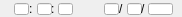
   <widget class="caFrame" name="caFrame_10">
    <property name="geometry">
     <rect>
      <x>396</x>
      <y>392</y>
      <width>182</width>
      <height>17</height>
     </rect>
    </property>
    <widget class="caGraphics" name="caRectangle_200">
     <property name="geometry">
      <rect>
       <x>0</x>
       <y>0</y>
       <width>90</width>
       <height>15</height>
      </rect>
     </property>
     <property name="foreground">
      <color>
       <red>130</red>
       <green>4</green>
       <blue>0</blue>
      </color>
     </property>
     <property name="linestyle" stdset="0">
      <enum>caGraphics::Solid</enum>
     </property>
     <property name="lineColor">
      <color>
       <red>130</red>
       <green>4</green>
       <blue>0</blue>
      </color>
     </property>
     <property name="form">
      <enum>caGraphics::Rectangle</enum>
     </property>
     <property name="background" stdset="0">
      <color alpha="0">
       <red>130</red>
       <green>4</green>
       <blue>0</blue>
      </color>
     </property>
    </widget>
    <widget class="caLineEdit" name="caLineEdit_64">
     <property name="geometry">
      <rect>
       <x>14</x>
       <y>3</y>
       <width>15</width>
       <height>12</height>
      </rect>
     </property>
     <property name="alignment">
      <set>Qt::AlignAbsolute|Qt::AlignLeading|Qt::AlignLeft|Qt::AlignVCenter</set>
     </property>
     <property name="channel" stdset="0">
      <string>$(P)BLEPS:FAULT_HOUR_09</string>
     </property>
     <property name="foreground">
      <color>
       <red>52</red>
       <green>51</green>
       <blue>134</blue>
      </color>
     </property>
     <property name="background">
      <color>
       <red>235</red>
       <green>241</green>
       <blue>181</blue>
      </color>
     </property>
     <property name="colorMode">
      <enum>caLineEdit::Static</enum>
     </property>
     <property name="precisionMode">
      <enum>caLineEdit::Channel</enum>
     </property>
     <property name="limitsMode">
      <enum>caLineEdit::Channel</enum>
     </property>
     <property name="maxValue">
      <double>1.000000000000000</double>
     </property>
     <property name="minValue">
      <double>0.000000000000000</double>
     </property>
     <property name="fontScaleMode" stdset="0">
      <enum>caLineEdit::WidthAndHeight</enum>
     </property>
     <property name="formatType">
      <enum>caLineEdit::decimal</enum>
     </property>
    </widget>
    <widget class="caLabel" name="caLabel_123">
     <property name="geometry">
      <rect>
       <x>29</x>
       <y>3</y>
       <width>8</width>
       <height>12</height>
      </rect>
     </property>
     <property name="text">
      <string>:</string>
     </property>
     <property name="alignment">
      <set>Qt::AlignAbsolute|Qt::AlignLeading|Qt::AlignLeft|Qt::AlignVCenter</set>
     </property>
     <property name="fontScaleMode">
      <enum>ESimpleLabel::WidthAndHeight</enum>
     </property>
     <property name="foreground">
      <color>
       <red>52</red>
       <green>51</green>
       <blue>134</blue>
      </color>
     </property>
     <property name="background">
      <color alpha="0">
       <red>52</red>
       <green>51</green>
       <blue>134</blue>
      </color>
     </property>
     <property name="frameShape">
      <enum>QFrame::NoFrame</enum>
     </property>
    </widget>
    <widget class="caLineEdit" name="caLineEdit_65">
     <property name="geometry">
      <rect>
       <x>37</x>
       <y>3</y>
       <width>15</width>
       <height>12</height>
      </rect>
     </property>
     <property name="alignment">
      <set>Qt::AlignAbsolute|Qt::AlignLeading|Qt::AlignLeft|Qt::AlignVCenter</set>
     </property>
     <property name="channel" stdset="0">
      <string>$(P)BLEPS:FAULT_MINUTE_09</string>
     </property>
     <property name="foreground">
      <color>
       <red>52</red>
       <green>51</green>
       <blue>134</blue>
      </color>
     </property>
     <property name="background">
      <color>
       <red>235</red>
       <green>241</green>
       <blue>181</blue>
      </color>
     </property>
     <property name="colorMode">
      <enum>caLineEdit::Static</enum>
     </property>
     <property name="precisionMode">
      <enum>caLineEdit::Channel</enum>
     </property>
     <property name="limitsMode">
      <enum>caLineEdit::Channel</enum>
     </property>
     <property name="maxValue">
      <double>1.000000000000000</double>
     </property>
     <property name="minValue">
      <double>0.000000000000000</double>
     </property>
     <property name="fontScaleMode" stdset="0">
      <enum>caLineEdit::WidthAndHeight</enum>
     </property>
     <property name="formatType">
      <enum>caLineEdit::decimal</enum>
     </property>
    </widget>
    <widget class="caLabel" name="caLabel_124">
     <property name="geometry">
      <rect>
       <x>51</x>
       <y>3</y>
       <width>8</width>
       <height>12</height>
      </rect>
     </property>
     <property name="text">
      <string>:</string>
     </property>
     <property name="alignment">
      <set>Qt::AlignAbsolute|Qt::AlignLeading|Qt::AlignLeft|Qt::AlignVCenter</set>
     </property>
     <property name="fontScaleMode">
      <enum>ESimpleLabel::WidthAndHeight</enum>
     </property>
     <property name="foreground">
      <color>
       <red>52</red>
       <green>51</green>
       <blue>134</blue>
      </color>
     </property>
     <property name="background">
      <color alpha="0">
       <red>52</red>
       <green>51</green>
       <blue>134</blue>
      </color>
     </property>
     <property name="frameShape">
      <enum>QFrame::NoFrame</enum>
     </property>
    </widget>
    <widget class="caLineEdit" name="caLineEdit_66">
     <property name="geometry">
      <rect>
       <x>58</x>
       <y>3</y>
       <width>15</width>
       <height>12</height>
      </rect>
     </property>
     <property name="alignment">
      <set>Qt::AlignAbsolute|Qt::AlignLeading|Qt::AlignLeft|Qt::AlignVCenter</set>
     </property>
     <property name="channel" stdset="0">
      <string>$(P)BLEPS:FAULT_SECOND_09</string>
     </property>
     <property name="foreground">
      <color>
       <red>52</red>
       <green>51</green>
       <blue>134</blue>
      </color>
     </property>
     <property name="background">
      <color>
       <red>235</red>
       <green>241</green>
       <blue>181</blue>
      </color>
     </property>
     <property name="colorMode">
      <enum>caLineEdit::Static</enum>
     </property>
     <property name="precisionMode">
      <enum>caLineEdit::Channel</enum>
     </property>
     <property name="limitsMode">
      <enum>caLineEdit::Channel</enum>
     </property>
     <property name="maxValue">
      <double>1.000000000000000</double>
     </property>
     <property name="minValue">
      <double>0.000000000000000</double>
     </property>
     <property name="fontScaleMode" stdset="0">
      <enum>caLineEdit::WidthAndHeight</enum>
     </property>
     <property name="formatType">
      <enum>caLineEdit::decimal</enum>
     </property>
    </widget>
    <widget class="caGraphics" name="caRectangle_201">
     <property name="geometry">
      <rect>
       <x>90</x>
       <y>0</y>
       <width>90</width>
       <height>15</height>
      </rect>
     </property>
     <property name="foreground">
      <color>
       <red>130</red>
       <green>4</green>
       <blue>0</blue>
      </color>
     </property>
     <property name="linestyle" stdset="0">
      <enum>caGraphics::Solid</enum>
     </property>
     <property name="lineColor">
      <color>
       <red>130</red>
       <green>4</green>
       <blue>0</blue>
      </color>
     </property>
     <property name="form">
      <enum>caGraphics::Rectangle</enum>
     </property>
     <property name="background" stdset="0">
      <color alpha="0">
       <red>130</red>
       <green>4</green>
       <blue>0</blue>
      </color>
     </property>
    </widget>
    <widget class="caLineEdit" name="caLineEdit_67">
     <property name="geometry">
      <rect>
       <x>104</x>
       <y>3</y>
       <width>15</width>
       <height>12</height>
      </rect>
     </property>
     <property name="alignment">
      <set>Qt::AlignAbsolute|Qt::AlignLeading|Qt::AlignLeft|Qt::AlignVCenter</set>
     </property>
     <property name="channel" stdset="0">
      <string>$(P)BLEPS:FAULT_MONTH_09</string>
     </property>
     <property name="foreground">
      <color>
       <red>52</red>
       <green>51</green>
       <blue>134</blue>
      </color>
     </property>
     <property name="background">
      <color>
       <red>235</red>
       <green>241</green>
       <blue>181</blue>
      </color>
     </property>
     <property name="colorMode">
      <enum>caLineEdit::Static</enum>
     </property>
     <property name="precisionMode">
      <enum>caLineEdit::Channel</enum>
     </property>
     <property name="limitsMode">
      <enum>caLineEdit::Channel</enum>
     </property>
     <property name="maxValue">
      <double>1.000000000000000</double>
     </property>
     <property name="minValue">
      <double>0.000000000000000</double>
     </property>
     <property name="fontScaleMode" stdset="0">
      <enum>caLineEdit::WidthAndHeight</enum>
     </property>
     <property name="formatType">
      <enum>caLineEdit::decimal</enum>
     </property>
    </widget>
    <widget class="caLabel" name="caLabel_125">
     <property name="geometry">
      <rect>
       <x>119</x>
       <y>3</y>
       <width>8</width>
       <height>12</height>
      </rect>
     </property>
     <property name="text">
      <string>/</string>
     </property>
     <property name="alignment">
      <set>Qt::AlignAbsolute|Qt::AlignLeading|Qt::AlignLeft|Qt::AlignVCenter</set>
     </property>
     <property name="fontScaleMode">
      <enum>ESimpleLabel::WidthAndHeight</enum>
     </property>
     <property name="foreground">
      <color>
       <red>52</red>
       <green>51</green>
       <blue>134</blue>
      </color>
     </property>
     <property name="background">
      <color alpha="0">
       <red>52</red>
       <green>51</green>
       <blue>134</blue>
      </color>
     </property>
     <property name="frameShape">
      <enum>QFrame::NoFrame</enum>
     </property>
    </widget>
    <widget class="caLineEdit" name="caLineEdit_68">
     <property name="geometry">
      <rect>
       <x>127</x>
       <y>3</y>
       <width>15</width>
       <height>12</height>
      </rect>
     </property>
     <property name="alignment">
      <set>Qt::AlignAbsolute|Qt::AlignLeading|Qt::AlignLeft|Qt::AlignVCenter</set>
     </property>
     <property name="channel" stdset="0">
      <string>$(P)BLEPS:FAULT_DAY_09</string>
     </property>
     <property name="foreground">
      <color>
       <red>52</red>
       <green>51</green>
       <blue>134</blue>
      </color>
     </property>
     <property name="background">
      <color>
       <red>235</red>
       <green>241</green>
       <blue>181</blue>
      </color>
     </property>
     <property name="colorMode">
      <enum>caLineEdit::Static</enum>
     </property>
     <property name="precisionMode">
      <enum>caLineEdit::Channel</enum>
     </property>
     <property name="limitsMode">
      <enum>caLineEdit::Channel</enum>
     </property>
     <property name="maxValue">
      <double>1.000000000000000</double>
     </property>
     <property name="minValue">
      <double>0.000000000000000</double>
     </property>
     <property name="fontScaleMode" stdset="0">
      <enum>caLineEdit::WidthAndHeight</enum>
     </property>
     <property name="formatType">
      <enum>caLineEdit::decimal</enum>
     </property>
    </widget>
    <widget class="caLabel" name="caLabel_126">
     <property name="geometry">
      <rect>
       <x>141</x>
       <y>3</y>
       <width>8</width>
       <height>12</height>
      </rect>
     </property>
     <property name="text">
      <string>/</string>
     </property>
     <property name="alignment">
      <set>Qt::AlignAbsolute|Qt::AlignLeading|Qt::AlignLeft|Qt::AlignVCenter</set>
     </property>
     <property name="fontScaleMode">
      <enum>ESimpleLabel::WidthAndHeight</enum>
     </property>
     <property name="foreground">
      <color>
       <red>52</red>
       <green>51</green>
       <blue>134</blue>
      </color>
     </property>
     <property name="background">
      <color alpha="0">
       <red>52</red>
       <green>51</green>
       <blue>134</blue>
      </color>
     </property>
     <property name="frameShape">
      <enum>QFrame::NoFrame</enum>
     </property>
    </widget>
    <widget class="caLineEdit" name="caLineEdit_69">
     <property name="geometry">
      <rect>
       <x>148</x>
       <y>3</y>
       <width>25</width>
       <height>12</height>
      </rect>
     </property>
     <property name="alignment">
      <set>Qt::AlignAbsolute|Qt::AlignLeading|Qt::AlignLeft|Qt::AlignVCenter</set>
     </property>
     <property name="channel" stdset="0">
      <string>$(P)BLEPS:FAULT_YEAR_09</string>
     </property>
     <property name="foreground">
      <color>
       <red>52</red>
       <green>51</green>
       <blue>134</blue>
      </color>
     </property>
     <property name="background">
      <color>
       <red>235</red>
       <green>241</green>
       <blue>181</blue>
      </color>
     </property>
     <property name="colorMode">
      <enum>caLineEdit::Static</enum>
     </property>
     <property name="precisionMode">
      <enum>caLineEdit::Channel</enum>
     </property>
     <property name="limitsMode">
      <enum>caLineEdit::Channel</enum>
     </property>
     <property name="maxValue">
      <double>1.000000000000000</double>
     </property>
     <property name="minValue">
      <double>0.000000000000000</double>
     </property>
     <property name="fontScaleMode" stdset="0">
      <enum>caLineEdit::WidthAndHeight</enum>
     </property>
     <property name="formatType">
      <enum>caLineEdit::decimal</enum>
     </property>
    </widget>
   </widget>
